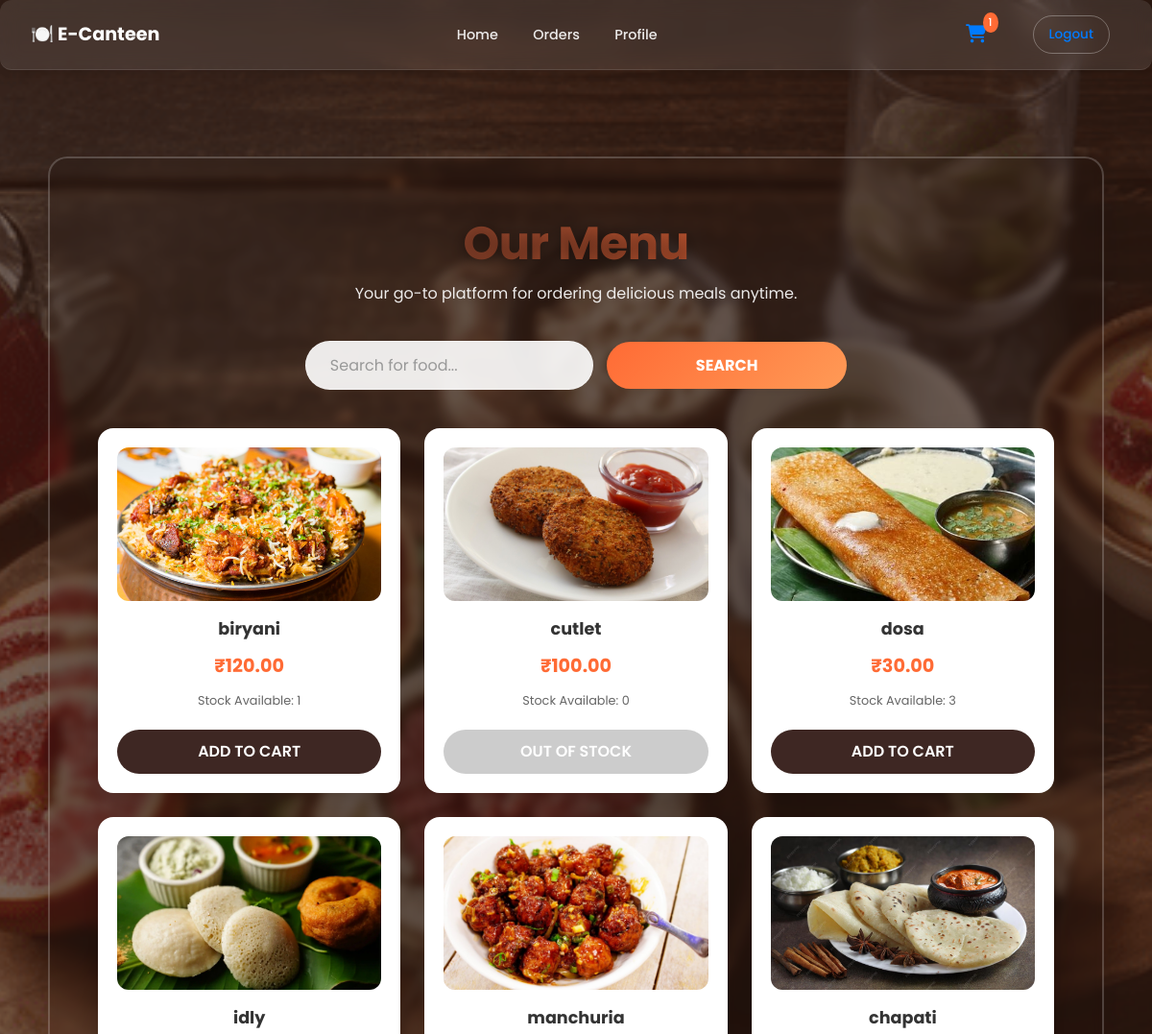
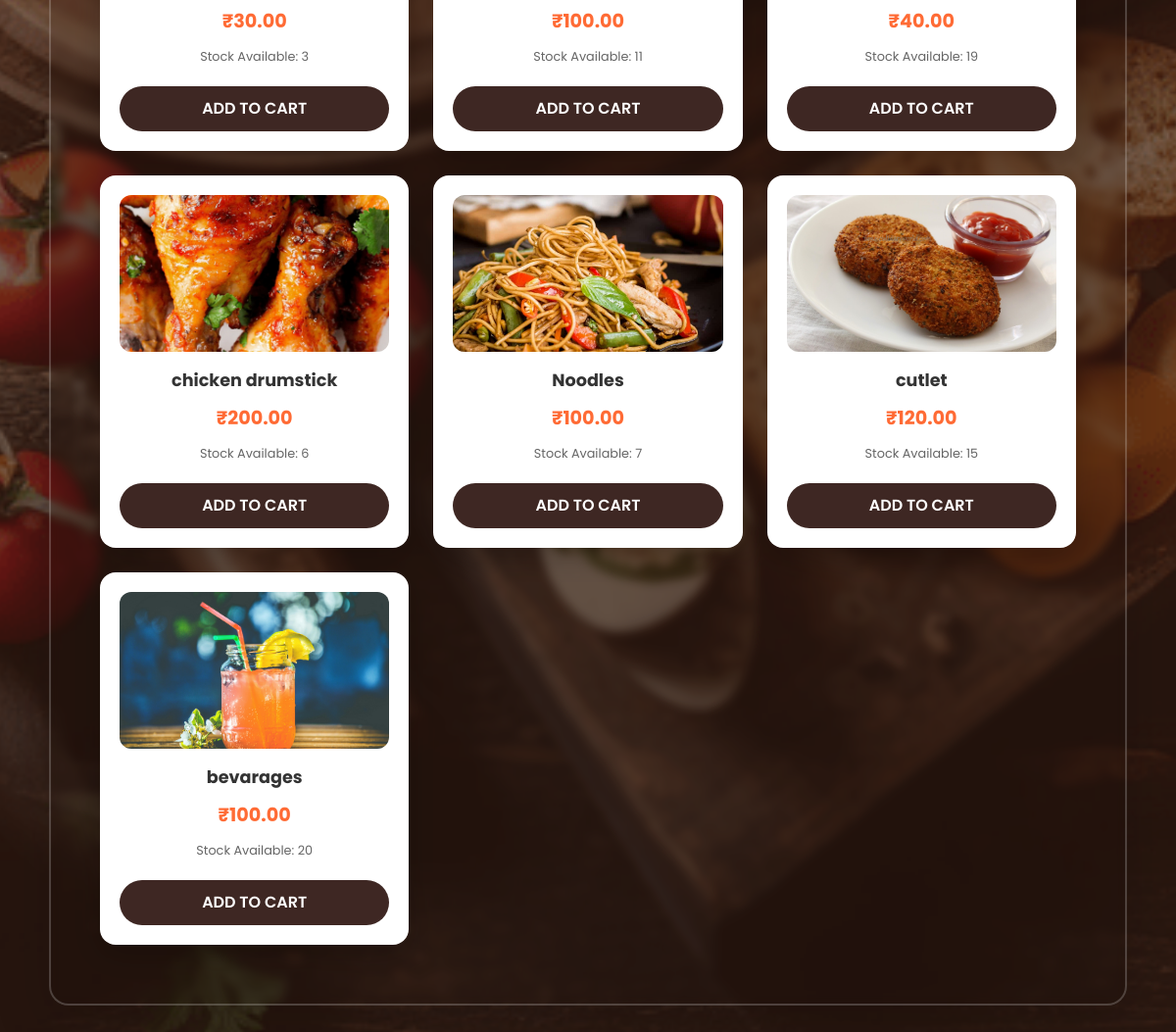
Screenshot of /user/menu/ (signed in) with the database file from the repository (2 pictures, top to bottom).
### user/models.py (models this page shows, shortened)
class Menu(models.Model):
    item_name = models.CharField(max_length=100)
    photo = models.ImageField(upload_to='menu_photos/')
    price = models.DecimalField(max_digits=6, decimal_places=2)
    quantity = models.IntegerField()

### user/views.py (the view)
# urls.py: path('menu/', views.menu_page, name='menu_page'),
def menu_page(request):
    user_id = request.session.get('user_id')
    if not user_id:
        return redirect('user_login')
    query = request.GET.get('q', '').strip()
    if query:
        menu_items = Menu.objects.filter(item_name__icontains=query)
    else:
        menu_items = Menu.objects.all()
    cart_items = Cart.objects.filter(user_id=user_id)
    user = Users.objects.get(id=user_id)
    total_amount = sum(item.item.price * item.quantity for item in cart_items)
    context = {
        'menu_items': menu_items,
        'cart_items': cart_items,
        'total_amount': total_amount,
        'user': user
    }
    return render(request, 'user/menu.html', context)

### templates/user/menu.html (shortened to what this page needs)
{% extends 'base.html' %}
{% load static %}
{% block content %}
<nav class="navbar">
    <div class="nav-left">🍽️ E-Canteen</div>
    <div class="nav-center">
        <a href="/">Home</a>
        <a href="{% url 'user_active_orders' %}">Orders</a>
        <a href="{% url 'user_profile' %}">Profile</a>
    </div>
    <div class="nav-right">
        <a href="{% url 'cart_page' %}" class="cart">
            <i class="fas fa-shopping-cart"></i>
            <span>{{ cart_items.count }}</span>
        </a>
        <a href="{% url 'user_logout' %}" class="logout">Logout</a>
    </div>
</nav>
<div class="container-modern">
    <div class="page-container">
        <h1>Our Menu</h1>
        <p>Your go-to platform for ordering delicious meals anytime.</p>
        <div class="search-box">
            <form method="get">
                <input type="text" name="q" placeholder="Search for food..." value="{{ request.GET.q }}">
                <button type="submit">SEARCH</button>
            </form>
        </div>
        <div class="menu-grid">
            {% for item in menu_items %}
            <div class="card-modern">
                {% if item.photo %}
                    <img src="{{ item.photo.url }}">
                {% else %}
                    <img src="https://via.placeholder.com/300x200">
                {% endif %}
                <div class="card-title">{{ item.item_name }}</div>
                <div class="card-price">₹{{ item.price }}</div>
                <div class="stock">Stock Available: {{ item.quantity }}</div>
                {% if item.quantity > 0 %}
                <form method="post" action="{% url 'add_to_cart' item.id %}">
                    <button class="btn-add">ADD TO CART</button>
                </form>
                {% else %}
                <button class="btn-add" style="background: #ccc;" disabled>OUT OF STOCK</button>
                {% endif %}
            </div>
            {% endfor %}
        </div>
    </div>
</div>
{% endblock %}

### templates/base.html (style rules this page uses)
:root { --primary: #ff6b35; --secondary: #004e89; --success: #2ecc71; --danger: #e74c3c; --dark: #1a1a1a; --light: #f8f9fa; --gray: #6c757d; }

### rows the page displays
Menu: photo (picture), item_name "biryani", price "120.00", quantity "1", shows "ADD TO CART"
Menu: photo (picture), item_name "cutlet", price "100.00", quantity "0", shows "OUT OF STOCK"
Menu: photo (picture), item_name "dosa", price "30.00", quantity "3", shows "ADD TO CART"
Menu: photo (picture), item_name "idly", price "30.00", quantity "3", shows "ADD TO CART"
Menu: photo (picture), item_name "manchuria", price "100.00", quantity "11", shows "ADD TO CART"
Menu: photo (picture), item_name "chapati", price "40.00", quantity "19", shows "ADD TO CART"
Menu: photo (picture), item_name "chicken drumstick", price "200.00", quantity "6", shows "ADD TO CART"
Menu: photo (picture), item_name "Noodles", price "100.00", quantity "7", shows "ADD TO CART"
Menu: photo (picture), item_name "cutlet", price "120.00", quantity "15", shows "ADD TO CART"
Menu: photo (picture), item_name "bevarages", price "100.00", quantity "20", shows "ADD TO CART"

### other values shown
{{ cart_items.count }} "1"
